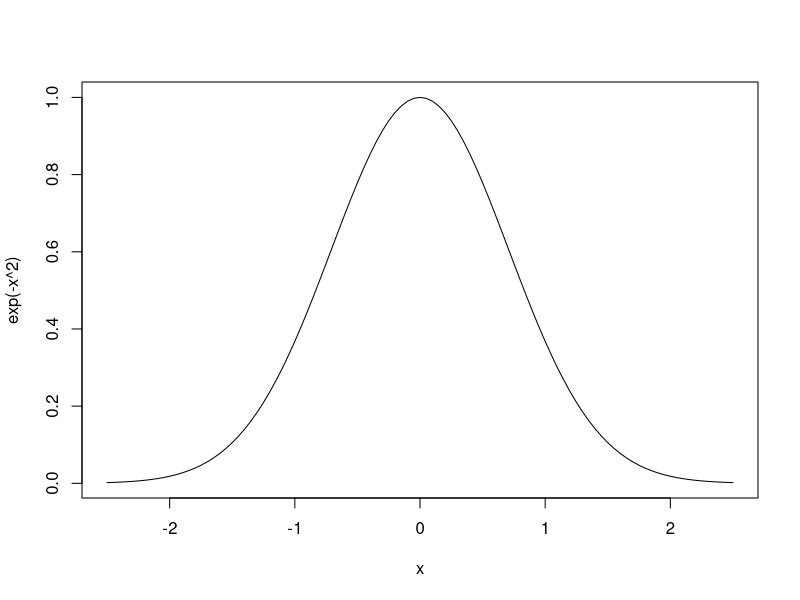

This figure's R source:
## ---- chunk 1
knitr::opts_chunk$set(fig.width=7, fig.height=5, fig.path = "../knitr_files/")
## ---- chunk 2
curve(exp(-x^2), -2.5, 2.5)
